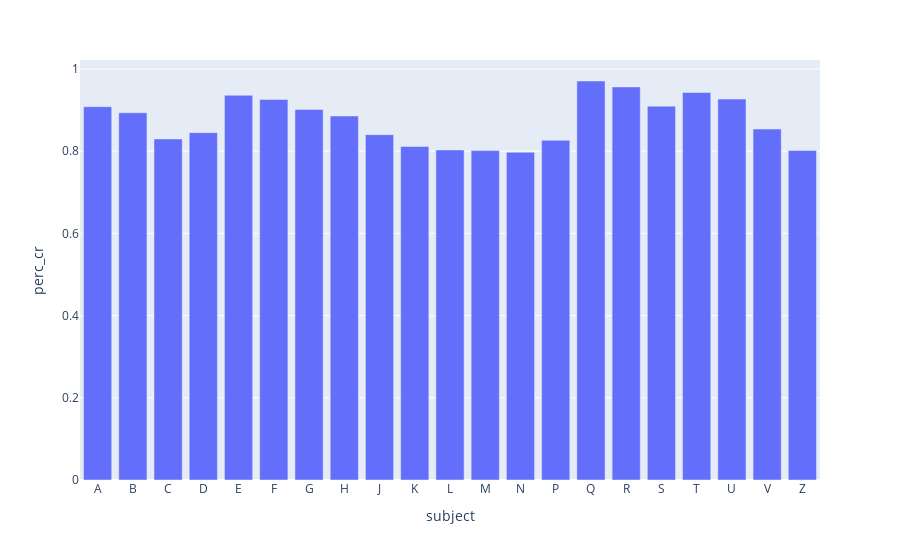

Here is the notebook cell this chart was saved with:
### Markdown cell above
# 1) DOI on Crossref

### Code cell
import plotly.graph_objects as go
import plotly.express as px

frame = frame.groupby('subject').sum()
frame =frame.apply(lambda x: pd.to_numeric(x, errors='coerce'))
frame['perc_cr'] = (frame['on-crossref']/frame['doi-num'])
fig = px.bar(frame,x=frame.index,y='perc_cr')
fig.show()
# fig.write_html('perc_cr_subj.html')

### Figure 1 — Plotly figure (JSON) as saved in the notebook; plotly's stock layout.template omitted (floating-point values rounded to 4 significant figures)
{"data": [{"alignmentgroup": "True", "hovertemplate": "subject=%{x}<br>perc_cr=%{y}<extra></extra>", "legendgroup": "", "marker": {"color": "#636efa", "pattern": {"shape": ""}}, "name": "", "offsetgroup": "", "orientation": "v", "showlegend": false, "textposition": "auto", "type": "bar", "x": ["A", "B", "C", "D", "E", "F", "G", "H", "J", "K", "L", "M", "N", "P", "Q", "R", "S", "T", "U", "V", "Z"], "xaxis": "x", "y": [0.9083, 0.8934, 0.8298, 0.8451, 0.936, 0.9259, 0.9016, 0.8856, 0.8403, 0.8115, 0.8031, 0.8014, 0.7975, 0.8265, 0.9708, 0.9564, 0.9096, 0.9428, 0.9268, 0.8538, 0.8018], "yaxis": "y"}], "layout": {"barmode": "relative", "legend": {"tracegroupgap": 0}, "margin": {"t": 60}, "xaxis": {"anchor": "y", "domain": [0, 1], "title": {"text": "subject"}}, "yaxis": {"anchor": "x", "domain": [0, 1], "title": {"text": "perc_cr"}}}}
